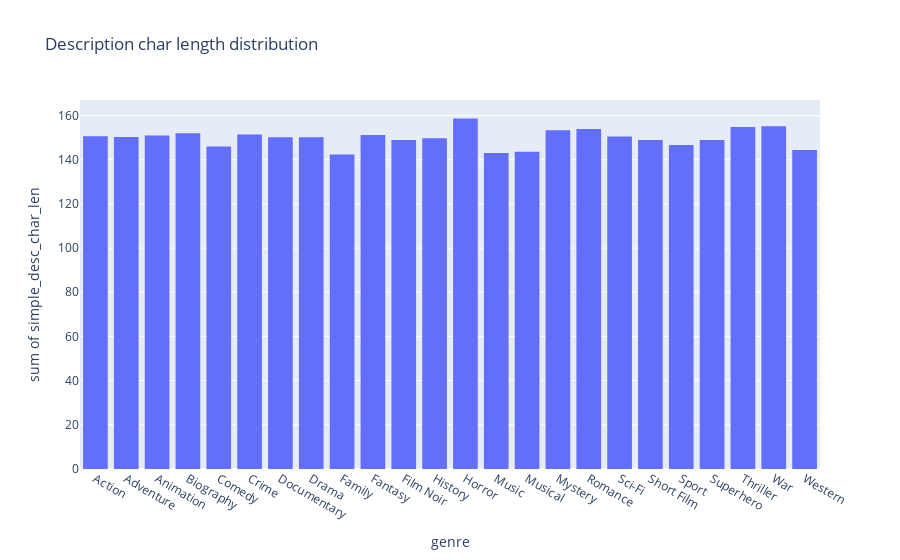

The notebook cell this image was saved under:
### Code cell
fig = px.histogram(
    df_analysis.groupby(['genre'], as_index=False).simple_desc_char_len.mean(), 
    x='genre', 
    y='simple_desc_char_len', 
    title='Description char length distribution'
)
fig.show()

### Figure 1 — Plotly figure (JSON) as saved in the notebook; plotly's stock layout.template omitted (floating-point values rounded to 4 significant figures)
{"data": [{"alignmentgroup": "True", "bingroup": "x", "histfunc": "sum", "hovertemplate": "genre=%{x}<br>sum of simple_desc_char_len=%{y}<extra></extra>", "legendgroup": "", "marker": {"color": "#636efa", "pattern": {"shape": ""}}, "name": "", "offsetgroup": "", "orientation": "v", "showlegend": false, "type": "histogram", "x": ["Action", "Adventure", "Animation", "Biography", "Comedy", "Crime", "Documentary", "Drama", "Family", "Fantasy", "Film Noir", "History", "Horror", "Music", "Musical", "Mystery", "Romance", "Sci-Fi", "Short Film", "Sport", "Superhero", "Thriller", "War", "Western"], "xaxis": "x", "y": [150.6, 150.3, 151.0, 152.0, 146.1, 151.5, 150.2, 150.1, 142.4, 151.2, 148.9, 149.7, 158.7, 143.1, 143.7, 153.4, 153.9, 150.6, 148.9, 146.7, 148.9, 154.8, 155.2, 144.4], "yaxis": "y"}], "layout": {"barmode": "relative", "legend": {"tracegroupgap": 0}, "title": {"text": "Description char length distribution"}, "xaxis": {"anchor": "y", "domain": [0, 1], "title": {"text": "genre"}}, "yaxis": {"anchor": "x", "domain": [0, 1], "title": {"text": "sum of simple_desc_char_len"}}}}
